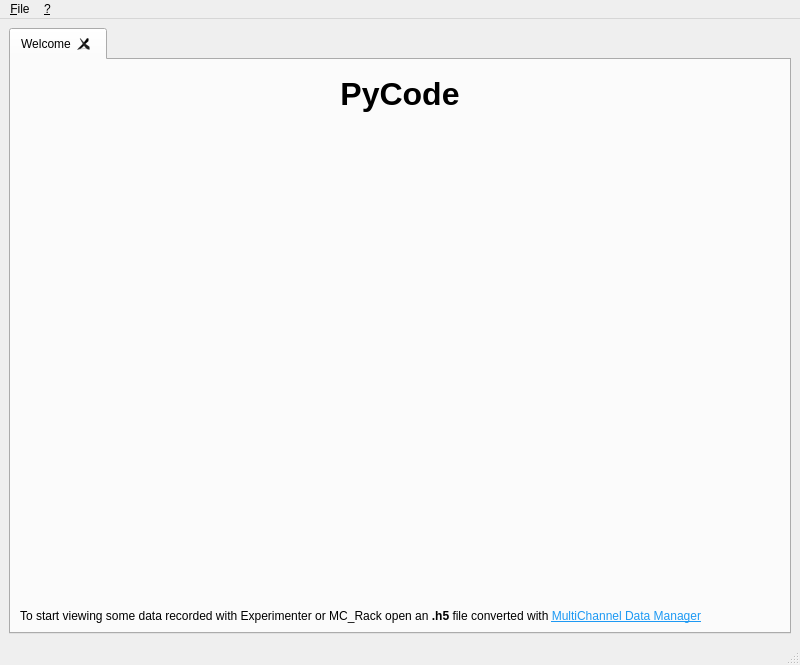
<?xml version="1.0" encoding="UTF-8"?>
<ui version="4.0">
 <class>MainWindow</class>
 <widget class="QMainWindow" name="MainWindow">
  <property name="geometry">
   <rect>
    <x>0</x>
    <y>0</y>
    <width>800</width>
    <height>665</height>
   </rect>
  </property>
  <property name="windowTitle">
   <string>PyCode</string>
  </property>
  <property name="windowIcon">
   <iconset resource="../resources_source/icons.qrc">
    <normaloff>:/Main/Icon.png</normaloff>:/Main/Icon.png</iconset>
  </property>
  <widget class="QWidget" name="centralwidget">
   <layout class="QGridLayout" name="gridLayout">
    <item row="0" column="0">
     <widget class="QTabWidget" name="tabWidget">
      <property name="tabsClosable">
       <bool>true</bool>
      </property>
      <property name="movable">
       <bool>true</bool>
      </property>
      <widget class="QWidget" name="welcome_tab">
       <attribute name="title">
        <string>Welcome</string>
       </attribute>
       <layout class="QGridLayout" name="gridLayout_2">
        <item row="3" column="0">
         <widget class="QLabel" name="label">
          <property name="text">
           <string>&lt;html&gt;&lt;head/&gt;&lt;body&gt;&lt;p&gt;To start viewing some data recorded with Experimenter or MC_Rack open an &lt;span style=&quot; font-weight:700;&quot;&gt;.h5&lt;/span&gt; file converted with &lt;a href=&quot;https://www.multichannelsystems.com/software/multi-channel-datamanager&quot;&gt;&lt;span style=&quot; text-decoration: underline; color:#1d99f3;&quot;&gt;MultiChannel Data Manager&lt;/span&gt;&lt;/a&gt;&lt;/p&gt;&lt;/body&gt;&lt;/html&gt;</string>
          </property>
          <property name="textFormat">
           <enum>Qt::TextFormat::RichText</enum>
          </property>
          <property name="alignment">
           <set>Qt::AlignmentFlag::AlignLeading|Qt::AlignmentFlag::AlignLeft|Qt::AlignmentFlag::AlignTop</set>
          </property>
          <property name="wordWrap">
           <bool>true</bool>
          </property>
         </widget>
        </item>
        <item row="1" column="0">
         <widget class="QLabel" name="label_2">
          <property name="text">
           <string/>
          </property>
          <property name="pixmap">
           <pixmap resource="../resources_source/icons.qrc">:/Main/Icon.png</pixmap>
          </property>
          <property name="scaledContents">
           <bool>false</bool>
          </property>
          <property name="alignment">
           <set>Qt::AlignmentFlag::AlignCenter</set>
          </property>
         </widget>
        </item>
        <item row="0" column="0" alignment="Qt::AlignmentFlag::AlignVCenter">
         <widget class="QLabel" name="label_3">
          <property name="minimumSize">
           <size>
            <width>760</width>
            <height>92</height>
           </size>
          </property>
          <property name="maximumSize">
           <size>
            <width>760</width>
            <height>92</height>
           </size>
          </property>
          <property name="text">
           <string>&lt;html&gt;&lt;head/&gt;&lt;body&gt;&lt;p align=&quot;center&quot;&gt;&lt;span style=&quot; font-size:24pt; font-weight:700;&quot;&gt;PyCode&lt;/span&gt;&lt;/p&gt;&lt;p align=&quot;center&quot;&gt;&lt;br/&gt;&lt;/p&gt;&lt;/body&gt;&lt;/html&gt;</string>
          </property>
          <property name="alignment">
           <set>Qt::AlignmentFlag::AlignCenter</set>
          </property>
         </widget>
        </item>
        <item row="2" column="0">
         <spacer name="verticalSpacer">
          <property name="orientation">
           <enum>Qt::Orientation::Vertical</enum>
          </property>
          <property name="sizeHint" stdset="0">
           <size>
            <width>20</width>
            <height>40</height>
           </size>
          </property>
         </spacer>
        </item>
       </layout>
      </widget>
     </widget>
    </item>
   </layout>
  </widget>
  <widget class="QMenuBar" name="menubar">
   <property name="geometry">
    <rect>
     <x>0</x>
     <y>0</y>
     <width>800</width>
     <height>23</height>
    </rect>
   </property>
   <widget class="QMenu" name="menu_File">
    <property name="title">
     <string>&amp;File</string>
    </property>
    <addaction name="action_Open"/>
    <addaction name="separator"/>
    <addaction name="action_Quit"/>
   </widget>
   <widget class="QMenu" name="menu">
    <property name="title">
     <string>&amp;?</string>
    </property>
    <addaction name="action_Welcome"/>
   </widget>
   <addaction name="menu_File"/>
   <addaction name="menu"/>
  </widget>
  <widget class="QStatusBar" name="statusbar"/>
  <action name="action_Open">
   <property name="text">
    <string>&amp;Open</string>
   </property>
  </action>
  <action name="action_Quit">
   <property name="text">
    <string>&amp;Quit</string>
   </property>
  </action>
  <action name="action_Welcome">
   <property name="text">
    <string>&amp;Welcome</string>
   </property>
  </action>
 </widget>
 <resources>
  <include location="../resources_source/icons.qrc"/>
  <include location="../resources_source/icons.qrc"/>
  <include location="../resources_source/icons.qrc"/>
 </resources>
 <connections/>
</ui>
